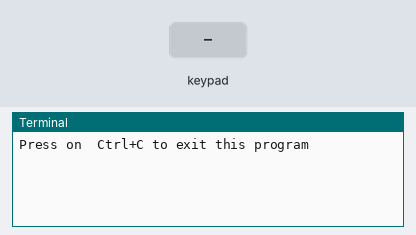
This program was run on a simulated Raspberry Pi (BCM pin numbers). On the bench: the last lines printed to the terminal. Inputs (shaded band) come from the test bench.

Above: at 1.2 s.
1.3 s: key '1' pressed
At 2.5 s:
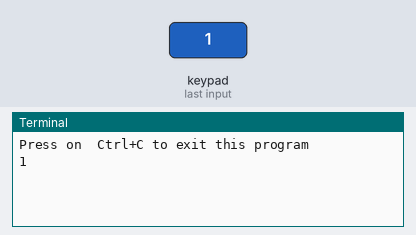
2.8 s: keypad keys 1 2 # pressed 0.4 s apart
At 4.5 s:
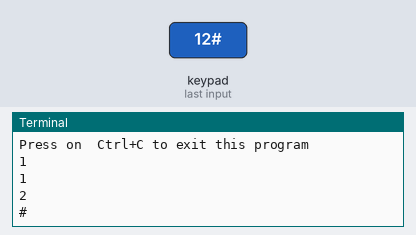
5.5 s: key 'A' pressed
At 5.9 s:
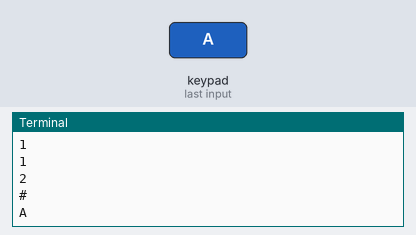
7.0 s: keypad keys 1 2 * pressed 0.4 s apart
At 8.9 s:
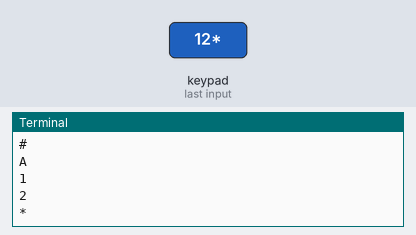
9.7 s: key 'B' pressed
At 10.3 s:
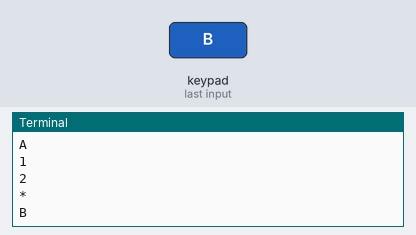
11.2 s: keypad keys 1 2 D pressed 0.4 s apart
At 13.3 s:
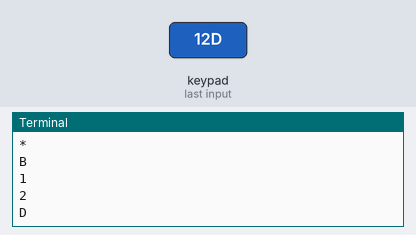

Measured:
- after the input at 1.3 s, the terminal: prints a new line at once (image 1)
- after the input at 2.8 s, the terminal: prints a new line after 0.40 s (image 2)
- after the input at 5.5 s, the terminal: prints a new line at once (image 3)
- after the input at 7.0 s, the terminal: prints a new line at once (image 4)
- after the input at 9.7 s, the terminal: prints a new line at once (image 5)
- after the input at 11.2 s, the terminal: prints a new line at once (image 6)

The program:

keypadController.py
```python
#!/usr/bin/python
# -*- coding: latin-1 -*-

#this code is based on the code of the following URL: https://www.raspberrypi.org/learning/physical-computing-with-python/buzzer/
# keypad library:    https://pypi.org/project/pad4pi/1.0.0/

#Note: If you encounter the following error ( "/usr/bin/python^M : wrong interpreter, no file or directory of this type", you need to apply the following command dos2unix to the corresponding python file

from pad4pi import rpi_gpio
import time
import RPi.GPIO as GPIO


# in the following function, you can handle pressed keys------------------------------------------------------------------------------------------------------------------
def key_pressed(key):
	#in this demo library, we just print the pressed key in the terminal
	print(key)


#------------------------------------------------------------------------------------------------------------------------------------------------------------------

minTimePeriodBetweenKeyPress=0.5 # in terms of seconds, you can slightly decrease this value to handle quicker press frequency, but this value is suitable for common use
KEYPAD = [
			["1","2","3","A"],
			["4","5","6","B"],
			["7","8","9","C"],
			["*","0","#","D"]
		]

GPIO.setmode(GPIO.BCM)       # set up BCM GPIO numbering
#to get the BCM GPIO numbering used in the following two lines, open a terminal and execute the following command: "pinout"

COL_PINS = [13,6,5,0]		# set up BCM GPIO numbering
ROW_PINS = [21,20,26,19]  # BCM GPIO numbering
factory = rpi_gpio.KeypadFactory()
keypad = factory.create_keypad(keypad=KEYPAD, row_pins=ROW_PINS, col_pins=COL_PINS)
keypad.registerKeyPressHandler(key_pressed)
print("Press on  Ctrl+C to exit this program")

try:
	while True:
		time.sleep(minTimePeriodBetweenKeyPress)

except KeyboardInterrupt:
    print("Keypad Controller is interrupted")
finally:
    keypad.cleanup()
```
